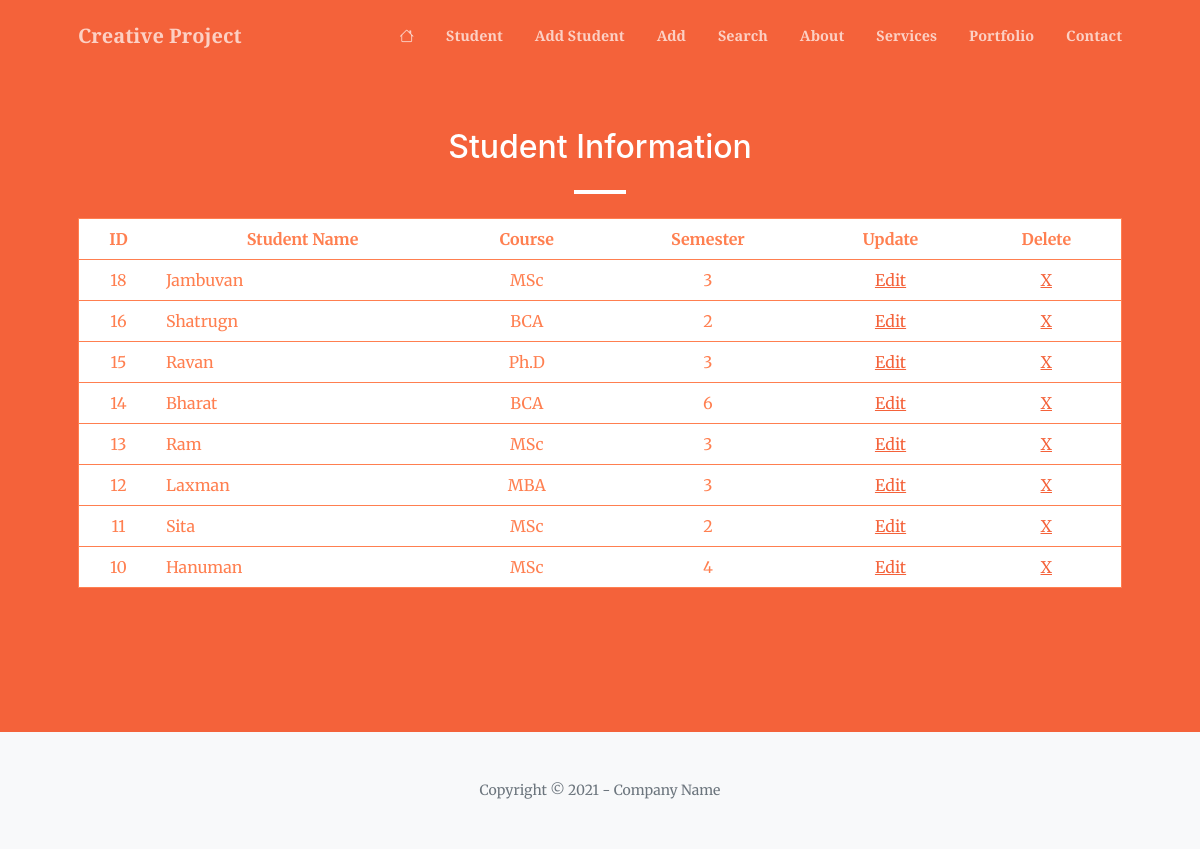
The page /student/ on the database its author committed.
### myapp/models.py (models this page shows, shortened)
class Student(models.Model):
    sname = models.CharField(max_length=100)
    course = models.CharField(max_length=50)
    sem = models.IntegerField()
    class Meta:
        ordering = ['sname']

### myapp/views.py (the view)
# urls.py: path('student/', views.studentData, name="student_data"),                # myapp.view.py : Access the Home Page
def studentData(request):
	s = Student.objects.all().order_by('-id')	# - for DESC Order
	return render(request, "creative/student_data.html", {'data': s})

### templates/creative/student_data.html (shortened to what this page needs)
{% extends '../theme.html' %}
{% load static %}
{% block content %}
<section class="page-section bg-primary" id="about">
    <div class="container px-4 px-lg-5">
        <div class="row gx-4 gx-lg-5 justify-content-center">
            <div class="col-lg-12 text-center">
                <h2 class="text-white mt-0">Student Information</h2>
                <hr class="divider divider-light" />
                <table class="table" width='100%' cellspacing='0' cellpadding=10 border=1 style="background-color: #fff; border:1px solid coral; color:coral; border-collapse: collapse;">
                <thead>
                    <tr>
                        <th>ID</th>
                        <th>Student Name</th>
                        <th>Course</th>
                        <th>Semester</th>
                        <th>Update</th>
                        <th>Delete</th>
                    </tr>
                </thead>
                <tbody>
                {% for rec in data %}
                <tr>
                    <td>{{ rec.id }}</td>
                    <td align="left">{{ rec.sname }}</td>
                    <td>{{ rec.course }}</td>
                    <td>{{ rec.sem }}</td>
                    <td><a href='/editStudent/{{ rec.id }}'>Edit</a></td>
                    <td><a href="{% url 'student_del' rec.id %}"> X </a></td>
                </tr>
                {% endfor %}
                </tbody>
                </table>
            </div>
        </div>
    </div>
</section>
{% endblock %}

### templates/theme.html (shortened to what this page needs)
{% load static %}
<!DOCTYPE html>
<html lang="en">
    <head>
        <link href="https://cdn.jsdelivr.net/npm/bootstrap-icons@1.5.0/font/bootstrap-icons.css" rel="stylesheet" />
        <link href="https://cdnjs.cloudflare.com/ajax/libs/SimpleLightbox/2.1.0/simpleLightbox.min.css" rel="stylesheet" />
        <link href="{% static 'css/styles.css' %}" rel="stylesheet" />
    </head>
    <body id="page-top">
        <nav class="navbar navbar-expand-lg navbar-light fixed-top py-3" id="mainNav">
            <div class="container px-4 px-lg-5">
                <a class="navbar-brand" href="#page-top">Creative Project</a>
                <div class="collapse navbar-collapse" id="navbarResponsive">
                    <ul class="navbar-nav ms-auto my-2 my-lg-0">
                        <li class="nav-item"><a class="nav-link" href="/"><i class="bi-house fs-7"></i></a></li>
                        <li class="nav-item"><a class="nav-link" href="/student">Student</a></li>
                        <li class="nav-item"><a class="nav-link" href="/addStudentForm">Add Student</a></li>
                        <li class="nav-item"><a class="nav-link" href="/addForm">Add</a></li>
                        <li class="nav-item"><a class="nav-link" href="/search-form">Search</a></li>
                        <li class="nav-item"><a class="nav-link" href="/about">About</a></li>
                        <li class="nav-item"><a class="nav-link" href="/services">Services</a></li>
                        <li class="nav-item"><a class="nav-link" href="/portfolio">Portfolio</a></li>
                        <li class="nav-item"><a class="nav-link" href="/contact">Contact</a></li>
                    </ul>
                </div>
            </div>
        </nav>
        {% block content %}{% endblock %}
        <footer class="bg-light py-5">
            <div class="container px-4 px-lg-5"><div class="small text-center text-muted">Copyright &copy; 2021 - Company Name</div></div>
        </footer>
    </body>
</html>

### rows shown on the page
Student: id "18", sname "Jambuvan", course "MSc", sem "3"
Student: id "16", sname "Shatrugn", course "BCA", sem "2"
Student: id "15", sname "Ravan", course "Ph.D", sem "3"
Student: id "14", sname "Bharat", course "BCA", sem "6"
Student: id "13", sname "Ram", course "MSc", sem "3"
Student: id "12", sname "Laxman", course "MBA", sem "3"
Student: id "11", sname "Sita", course "MSc", sem "2"
Student: id "10", sname "Hanuman", course "MSc", sem "4"
